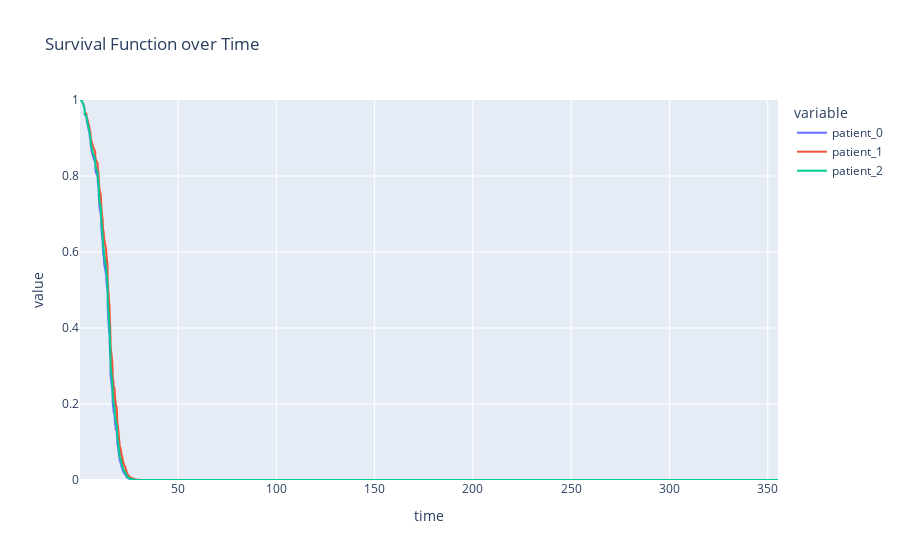

Notebook source saved alongside this figure:
### Code cell
# survival function
px.line(df_survival, x= 'time',y = df_cum_hazards.columns[1:4],range_y=[0,1], title='Survival Function over Time')

### Figure 1 — Plotly figure (JSON) as saved in the notebook; plotly's stock layout.template omitted (floating-point values rounded to 4 significant figures; data arrays with more than 128 entries replaced by an {"elided": "..."} marker saying what was removed)
{"data": [{"hovertemplate": "variable=patient_0<br>time=%{x}<br>value=%{y}<extra></extra>", "legendgroup": "patient_0", "line": {"color": "#636efa", "dash": "solid"}, "marker": {"symbol": "circle"}, "mode": "lines", "name": "patient_0", "showlegend": true, "type": "scattergl", "x": {"elided": "1685 float values"}, "xaxis": "x", "y": {"elided": "1685 float values"}, "yaxis": "y"}, {"hovertemplate": "variable=patient_1<br>time=%{x}<br>value=%{y}<extra></extra>", "legendgroup": "patient_1", "line": {"color": "#EF553B", "dash": "solid"}, "marker": {"symbol": "circle"}, "mode": "lines", "name": "patient_1", "showlegend": true, "type": "scattergl", "x": {"elided": "1685 float values"}, "xaxis": "x", "y": {"elided": "1685 float values"}, "yaxis": "y"}, {"hovertemplate": "variable=patient_2<br>time=%{x}<br>value=%{y}<extra></extra>", "legendgroup": "patient_2", "line": {"color": "#00cc96", "dash": "solid"}, "marker": {"symbol": "circle"}, "mode": "lines", "name": "patient_2", "showlegend": true, "type": "scattergl", "x": {"elided": "1685 float values"}, "xaxis": "x", "y": {"elided": "1685 float values"}, "yaxis": "y"}], "layout": {"legend": {"title": {"text": "variable"}, "tracegroupgap": 0}, "title": {"text": "Survival Function over Time"}, "xaxis": {"anchor": "y", "domain": [0, 1], "title": {"text": "time"}}, "yaxis": {"anchor": "x", "domain": [0, 1], "range": [0, 1], "title": {"text": "value"}}}}
